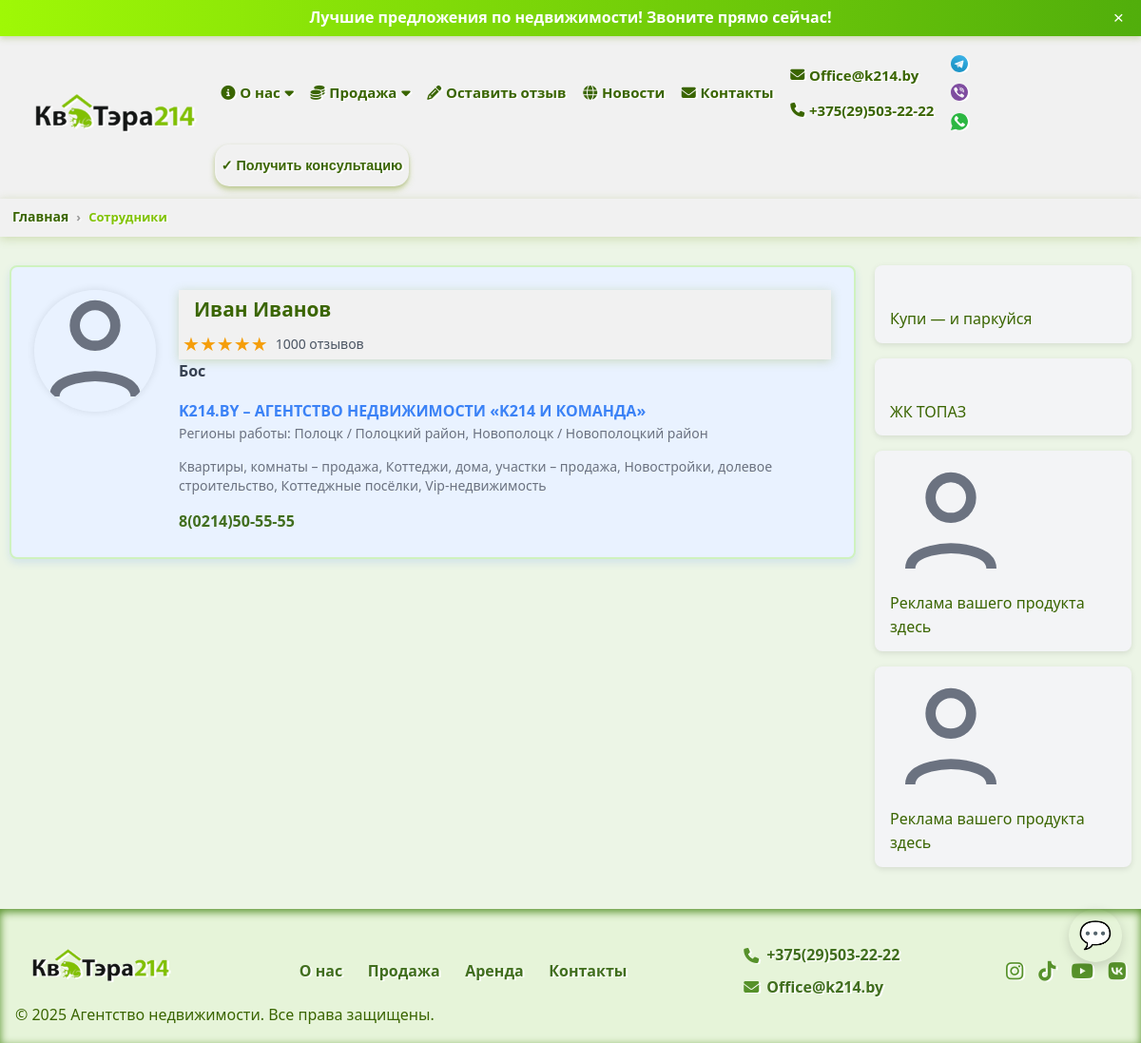
/employees/, run on the app's committed database.
### webapp/models.py (models this page shows, shortened)
class Contact(models.Model):
    name = models.CharField(max_length=255)
    phone = models.CharField(max_length=20, default='phone')
    phone_two = models.CharField(max_length=20, default='phone')
    email = models.EmailField()
    class Meta:
        verbose_name = "Контакт"
        verbose_name_plural = "Контакты"

class Messengers(models.Model):
    contact = models.ForeignKey(Contact, related_name='messengers', on_delete=models.CASCADE)
    name = models.CharField(max_length=100)
    url = models.URLField()
    icon_svg = models.FileField(upload_to='messenger_svgs/', blank=True, null=True, help_text='SVG файл иконки')
    is_had = models.BooleanField(default=True, verbose_name="В верхнее меню")
    class Meta:
        verbose_name = "Мессенджеры"
        verbose_name_plural = "Мессенджеры"

class Employee(models.Model):
    full_name = models.CharField(max_length=150, verbose_name="ФИО сотрудника")
    position = models.CharField(max_length=100, verbose_name="Должность")
    rating = models.DecimalField(max_digits=2, decimal_places=1, default=0, verbose_name="Рейтинг")  # например 4.5
    reviews_count = models.PositiveIntegerField(default=0, verbose_name="Количество отзывов")
    agency_name = models.CharField(max_length=255, verbose_name="Название агентства")
    agency_url = models.URLField(max_length=500, blank=True, null=True, verbose_name="URL агентства")
    regions = models.TextField(blank=True, verbose_name="Регионы работы")
    specialties = models.TextField(blank=True, verbose_name="Специализация")
    phone = models.CharField(max_length=20, blank=True, verbose_name="Телефон")
    photo = models.ImageField(upload_to='employees/photos/', blank=True, null=True, verbose_name="Фото сотрудника")
    slug = models.SlugField(unique=True, max_length=200, verbose_name="URL-слаг")  # для URL
    created_at = models.DateTimeField(auto_now_add=True, verbose_name="Дата создания")
    updated_at = models.DateTimeField(auto_now=True, verbose_name="Дата обновления")
    class Meta:
        verbose_name = "Сотрудник"
        verbose_name_plural = "Сотрудники"
        ordering = ['full_name']

class SocialNetwork(models.Model):
    contact = models.ForeignKey(Contact, related_name='social_networks', on_delete=models.CASCADE)
    name = models.CharField(max_length=100)
    url = models.URLField()
    icon = models.CharField(max_length=100, help_text='Название иконки (например, fa-facebook) или путь')
    is_had = models.BooleanField(default=True, verbose_name="В верхнее меню")
    class Meta:
        verbose_name = "Соц сети"
        verbose_name_plural = "Соц сети"

### webapp/views.py (the view)
# urls.py: path('employees/', views.employees, name='employees'),
def employees(request):
    all_employees = Employee.objects.all()
    context = {'employees': all_employees}
    return render(request, 'webapp/employees.html', context)

### webapp/context_processors.py (called while the page is built)
def contact_data(request):
    contact = Contact.objects.prefetch_related('social_networks', 'messengers').first()
    cities = City.objects.all()
    if contact:
        social_networks = contact.social_networks.filter(is_had=True)
        messengers = contact.messengers.filter(is_had=True)
    else:
        social_networks = []
        messengers = []
    return {
        'contact': contact,
        'social_networks': social_networks,
        'messengers': messengers,
        'cities': cities,
    }

def get_usd_to_byn_rate():
    url = "https://api.nbrb.by/exrates/rates/USD?parammode=2"
    response = requests.get(url)
    if response.status_code == 200:
        data = response.json()
        rate = data.get('Cur_OfficialRate')
        scale = data.get('Cur_Scale', 1)
        if rate and scale:
            return rate / scale
    return None

def currency_rates(request):
    rate = get_usd_to_byn_rate()
    return {
        'usd_to_byn_rate': rate
    }

### webapp/templates/webapp/employees.html
{% extends 'main/base.html' %}
{% load static %}
{% block content %}
    <nav class="breadcrumb-container" aria-label="breadcrumb">
        <ol class="breadcrumb-list">
            <li class="breadcrumb-item">
                <a href="{% url 'index' %}" class="nav-link">Главная</a>
            </li>
            <li class="breadcrumb-item active" aria-current="page">Сотрудники</li>
        </ol>
    </nav>
    <div class="main-container">
        <div class="employees-container">
            <div class="employee-card">
                {% for employee in employees %}
                    <div class="photo-container">
                        <img alt="Фото специалиста" src="{% static 'webapp/svg/default_person.svg' %}"
                             class="rounded-full"/>
                    </div>
                    <div class="content">
                        <div class="header">
                            <p class="text-title">
                                {% if employee.slug %}
                                    <a href="{% url 'employees_single' slug=employee.slug %}">{{ employee.full_name }}</a>
                                {% else %}
                                    {{ employee.full_name }}
                                {% endif %}
                            </p>
                            <div class="rating">
                                <span class="stars" aria-label="Рейтинг {{ employee.rating }}">★★★★★</span>
                                <span class="review-count">{{ employee.reviews_count }} отзывов</span>
                            </div>
                        </div>
                        <div class="position">{{ employee.position }}</div>
                        <a href="{% url 'about' %}" target="_blank"
                           class="agency-link">{{ employee.agency_name }}</a>
                        <div class="regions">Регионы работы: {{ employee.regions }}</div>
                        <div class="specialties">{{ employee.specialties }}</div>
                        <div class="contacts">
                            <a href="tel:{{ employee.phone }}" class="phone-number">{{ employee.phone }}</a>
                        </div>
                    </div>
                {% endfor %}
            </div>
        </div>
        <aside class="sidebar">
            <div class="banner">
                <a href="#" target="_blank"
                   class="banner-link banner-link-1">
                </a>
                <p>Купи — и паркуйся</p>
            </div>
            <div class="banner">
                <a href="#" target="_blank"
                   class="banner-link banner-link-2">
                </a>
                <p> ЖК ТОПАЗ</p>
            </div>
            <div class="banner animated-banner">
                <img src="{% static 'webapp/svg/default_person.svg' %}" alt="Рекламное фото" class="banner-photo">
                <div class="ad-text typing-text">Реклама вашего продукта здесь</div>
            </div>
            <div class="banner animated-banner">
                <img src="{% static 'webapp/svg/default_person.svg' %}" alt="Рекламное фото" class="banner-photo">
                <div class="ad-text typing-text">Реклама вашего продукта здесь</div>
            </div>
        </aside>
    </div>
{% endblock %}

### templates/main/base.html (shortened to what this page needs)
{% load static %}
<!DOCTYPE html>
<html lang="ru">
<head>
    <link href="https://cdnjs.cloudflare.com/ajax/libs/font-awesome/6.4.0/css/all.min.css" rel="stylesheet"/>
    <link rel="stylesheet" href="{% static 'webapp/css/style.css' %}"/>
</head>
<body>
<div id="top-bar" class="top-bar marquee-container">
    <span class="marquee-text">Лучшие предложения по недвижимости! Звоните прямо сейчас!</span>
    <button class="close-button" aria-label="Закрыть">&times;</button>
</div>
<header class="header">
    <div class="container header-container">
        <div class="logo">
            <a href="{% url 'index' %}">
                <img src="{% static 'webapp/images/logo_kvatera.png' %}" alt="Логотип агентства"/>
            </a>
        </div>
        <nav id="navMenu" class="nav" aria-hidden="true">
            <ul class="menu">
                <li class="dropdown about-dropdown">
                    <a href="{% url 'about' %}"><i class="fa-solid fa-info-circle"></i> О нас <i
                            class="fa fa-caret-down"></i></a>
                </li>
                <li class="dropdown sale-dropdown">
                    <a href="{% url 'city_list' %}"><i class="fa-solid fa-coins"></i> Продажа <i
                            class="fa fa-caret-down"></i></a>
                </li>
                <li><a href="#" id="openReviewBtn"><i class="fas fa-pencil-alt"></i> Оставить отзыв</a></li>
                <li><a href="{% url 'contacts' %}"><i class="fa-solid fa-globe"></i> Новости</a></li>
                <li><a href="{% url 'contacts' %}"><i class="fa-solid fa-envelope"></i> Контакты</a></li>
                <li class="contacts-menu">
                    <a href="mailto:{{ contact.email|urlencode }}"><i
                            class="fa-solid fa-envelope"></i> {{ contact.email }}</a>
                    <a href="tel:{{ contact.phone|urlencode }}"><i class="fa-solid fa-phone"></i> {{ contact.phone }}
                    </a>
                </li>
                <li class="messenger-menu">
                    {% for messenger in messengers %}
                        <a href="{{ messenger.url }}" aria-label="{{ messenger.name }}" target="_blank"
                           rel="noopener noreferrer">
                            {% if messenger.icon_svg %}
                                <img src="{{ messenger.icon_svg.url }}" alt="{{ messenger.name }}"
                                     class="messengers"/>
                            {% else %}
                                {{ messenger.name }}
                            {% endif %}
                        </a>
                    {% empty %}
                        <span>Мессенджеров нет</span>
                    {% endfor %}
                </li>
                <li>
                    <button class="btn-consultation" id="openConsultationBtn">✓ Получить консультацию</button>
                </li>
            </ul>
        </nav>
    </div>
    <div id="messenger-menu-always" aria-label="Мессенджер меню" role="navigation" class="messenger-menu-always">
        <button class="messenger-toggle" aria-expanded="false" aria-controls="messenger-options">
            💬
        </button>
    </div>
</header>
{% block content %}{% endblock %}
<footer class="footer">
    <div class="container footer-container">
        <div class="footer-logo">
            <img src="{% static 'webapp/images/logo_kvatera.png' %}" alt="Логотип агентства"/>
        </div>
        <nav class="footer-menu">
            <a href="{% url 'about' %}">О нас</a>
            <a href="{% url 'sale' %}">Продажа</a>
            <a href="{% url 'rent' %}">Аренда</a>
            <a href="{% url 'contacts' %}">Контакты</a>
        </nav>
        <div class="footer-contacts">
            <p>
                <i class="fa-solid fa-phone"></i>
                <a href="tel:{{ contact.phone|urlencode }}">{{ contact.phone }}</a>
            </p>
            <p>
                <i class="fa-solid fa-envelope"></i>
                <a href="mailto:{{ contact.email|urlencode }}">{{ contact.email }}</a>
            </p>
        </div>
        <div class="footer-social">
            {% for social in contact.social_networks.all %}
                <a href="{{ social.url }}" aria-label="{{ social.name }}" target="_blank" rel="noopener noreferrer">
                    <i class="{{ social.icon }}"></i>
                </a>
            {% empty %}
                <p>Соцсетей нет</p>
            {% endfor %}
        </div>
    </div>
    <div class="copyright">
        &copy; 2025 Агентство недвижимости. Все права защищены.
    </div>
</footer>
</body>
</html>

### data on the page
Contact: email "Office@k214.by", phone "+375(29)503-22-22"
Messengers: icon_svg (picture)
Messengers: icon_svg (picture)
Messengers: icon_svg (picture)
Employee: full_name "Иван Иванов", reviews_count "1000", position "Бос", agency_name "K214.BY – АГЕНТСТВО НЕДВИЖИМОСТИ «K214 И КОМАНДА»", regions "Полоцк / Полоцкий район, Новополоцк / Новополоцкий район", specialties "Квартиры, комнаты – продажа, Коттеджи, дома, участки – продажа, Новостройки, долевое строительство, Коттеджные посёлки, Vip-недвижимость", phone "8(0214)50-55-55"
